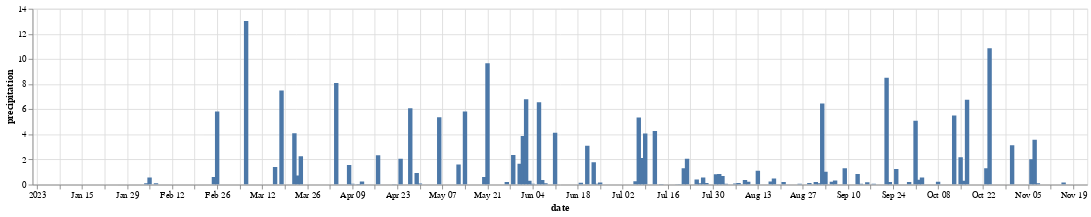

Notebook cell for this chart:
### Markdown cell above
#### Interactive chart in Vega-Altair


[Vega-Altair](https://altair-viz.github.io/)  is a handy Python library that allows you to create statistical visualizations using declarative principles without complex programming code. It provides a straightforward way to quickly generate various types of charts.

Altair is built on  [Vega-Lite](https://vega.github.io/vega-lite/), which is a Grammar of Interactive Graphics. Vega-Altair provides a user-friendly way to use this through Python, storing the graphical specifications in JSON (JavaScript Object Notation) format. You can directly view these specifications in any web browser, and coding is easy in JupyterLab, Jupyter Notebook, Microsoft VS-Code, and Google Colab.

### Code cell
import altair as alt

timeseries_tahmo =  alt.Chart(df).mark_bar().encode(x="date", y="precipitation", tooltip=['precipitation', 'date']).properties(width=1200, height=200).interactive()
timeseries_tahmo

### Figure 1 — Vega-Lite specification as saved in the notebook (floating-point values rounded to 4 significant figures; data arrays with more than 128 entries replaced by an {"elided": "..."} marker saying what was removed)
{"config": {"view": {"continuousWidth": 300, "continuousHeight": 300}}, "data": {"name": "data-6fa606d319b95fd74f260f7d5cd6bd3c"}, "mark": {"type": "bar"}, "encoding": {"tooltip": [{"field": "precipitation", "type": "quantitative"}, {"field": "date", "type": "temporal"}], "x": {"field": "date", "type": "temporal"}, "y": {"field": "precipitation", "type": "quantitative"}}, "height": 200, "params": [{"name": "param_14", "select": {"type": "interval", "encodings": ["x", "y"]}, "bind": "scales"}], "width": 1200, "$schema": "https://vega.github.io/schema/vega-lite/v5.15.1.json", "datasets": {"data-6fa606d319b95fd74f260f7d5cd6bd3c": {"elided": "326 records"}}}
